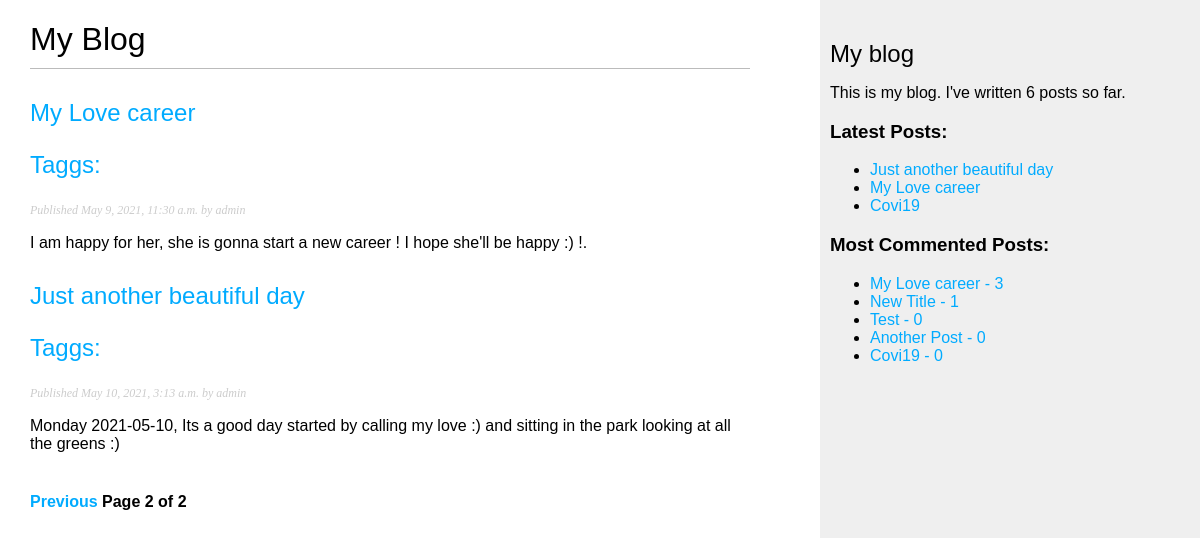
/blog/?page=2, run on an earlier commit of the app's database.
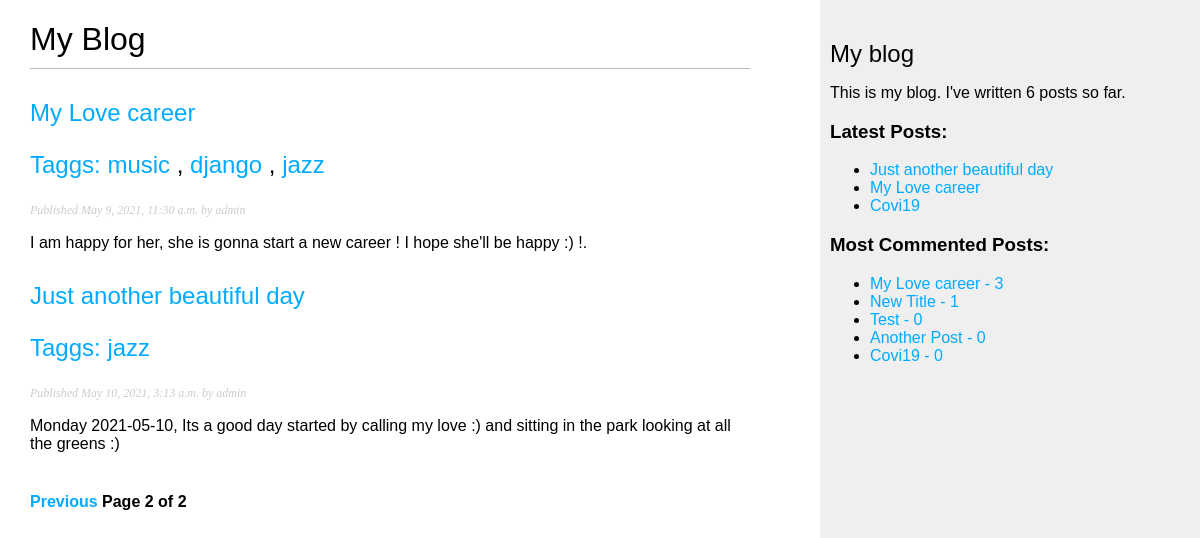
And on a later commit of the database.
### blog/models.py (models this page shows, shortened)
class Post(models.Model):
    STATUS_CHOICES = (
        ('draft', 'Draft'),
        ('published', 'Published')
    )
    title = models.CharField(max_length = 250)
    slug = models.SlugField(max_length=250, unique_for_date='publish')
    author = models.ForeignKey(User, on_delete=models.CASCADE, related_name='blog_posts')
    body = models.TextField()
    publish = models.DateTimeField(default=timezone.now)
    created = models.DateTimeField(auto_now_add=True)
    updated = models.DateTimeField(auto_now=True)
    status = models.CharField(max_length=10, choices=STATUS_CHOICES, default='draft')
    taggs = TaggableManager()
    class Meta:
        ordering = ('publish',)
    objects = models.Manager()
    published = PublishedManager()
    def get_absolute_url(self):
        return reverse("blog:post_detail", args=[
            self.publish.year,
            self.publish.month,
            self.publish.day,
            self.slug
        ])

### blog/views.py (the view)
# urls.py: path('', views.post_list, name='post_list'),
def post_list(request, tag_slug=None):
    object_list = Post.published.all()
    tag = None
    if tag_slug:
        print(object_list)
        tag = get_object_or_404(Tag, slug=tag_slug)
        object_list = object_list.filter(taggs__in = [tag])
    paginator = Paginator(object_list,4)
    page = request.GET.get('page')
    try:
        posts = paginator.page(page)
    except PageNotAnInteger:
        posts = paginator.page(1)
    except EmptyPage:
        posts = paginator.page(paginator.num_pages)
    return render(request, 'blog/post/list.html', {'page' : page ,
                                                   'posts': posts,
                                                   'tag':tag})

### blog/models.py (called while the page is built)
    def get_queryset(self):
        return super(PublishedManager, self).get_queryset().filter(status='published')

### blog/templatetags/blog_tags.py (called while the page is built)
@register.simple_tag
def total_posts():
    return Post.published.count()

@register.inclusion_tag('blog/post/latest_posts.html')
def show_latest_posts(count=5):
    latest_posts = Post.published.all().order_by('-publish')[:count]
    return {'latest_posts' : latest_posts}

@register.simple_tag
def get_most_commented_posts(count=5):
    return Post.published.annotate(total_comments = Count('comments')).order_by('-total_comments')[:count]

@register.filter(name='markdown')
def markdown_format(text):
    return mark_safe(markdown.markdown(text))

### blog/templates/blog/post/list.html (shortened to what this page needs)
{% extends "blog/base.html" %}
{% load blog_tags %}
{% block content %}
<h1>My Blog</h1>
{% for post in posts %}
<h2>
<a href="{{ post.get_absolute_url }}">
{{ post.title }}
<p class="tags">Taggs:
    {% for tag in post.taggs.all %}
        <a href="{% url 'blog:post_list_by_tag' tag.slug %}">
            {{ tag.name }}
        </a>
    {% if not forloop.last %}, {% endif %}
    {% endfor %}
</p>
</a>
</h2>
<p class="date">
Published {{ post.publish }} by {{ post.author }}
</p>
{{ post.body|markdown|truncatewords:30 }}
{% endfor %}
{% include "pagination.html" with page=posts %}
{% endblock %}

### blog/templates/blog/base.html (shortened to what this page needs)
{% load blog_tags %}
{% load static %}
<html>
<head>
    <link href="{% static "css/blog.css" %}" rel="stylesheet">
</head>
<body>
    <div id="content">
        {% block content %}
        {% endblock %}
    </div>
    <div id="sidebar">
        <h2>My blog</h2>
        <p>This is my blog. I've written {% total_posts %} posts so far.</p>
        <h3>Latest Posts:</h3>
        {% show_latest_posts 3 %}
        <h3>Most Commented Posts:</h3>
        {% get_most_commented_posts as most_commented_posts %}
        <ul>
        {% for post in most_commented_posts %}
            <li>
                <a href="{{ post.get_absolute_url }}">{{ post.title }} - {{post.total_comments}}</a>
            </li>
        {% endfor %}
        </ul>
    </div>
</body>
</html>

### blog/templates/blog/post/latest_posts.html
<ul>
    {% for post in latest_posts %}
        <li>
            <a href="{{ post.get_absolute_url }}">{{ post.title }}</a>
        </li>
    {% endfor %}
</ul>

What changed in the data, as far as the page shows it:
changed Post "My Love career": gains Tag (name "music"); gains Tag (name "django"); gains Tag (name "jazz")
changed Post "Just another beautiful day": gains Tag (name "jazz")
